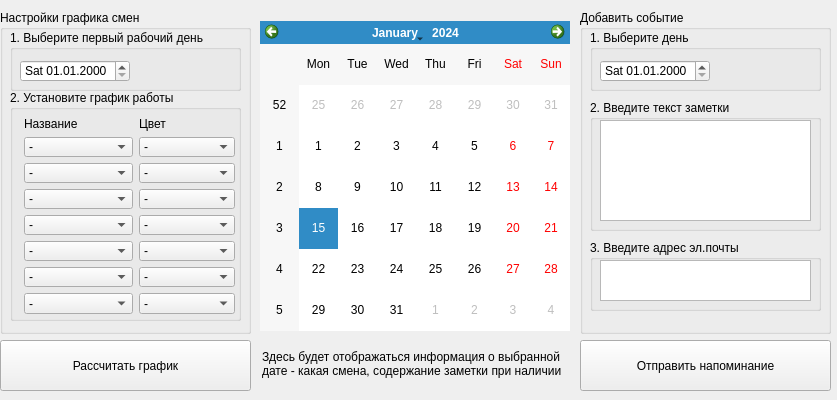
<?xml version="1.0" encoding="UTF-8"?>
<ui version="4.0">
 <class>Form</class>
 <widget class="QWidget" name="Form">
  <property name="geometry">
   <rect>
    <x>0</x>
    <y>0</y>
    <width>837</width>
    <height>400</height>
   </rect>
  </property>
  <property name="minimumSize">
   <size>
    <width>837</width>
    <height>400</height>
   </size>
  </property>
  <property name="maximumSize">
   <size>
    <width>1023</width>
    <height>400</height>
   </size>
  </property>
  <property name="windowTitle">
   <string>Form</string>
  </property>
  <property name="styleSheet">
   <string notr="true"/>
  </property>
  <widget class="QWidget" name="">
   <property name="geometry">
    <rect>
     <x>0</x>
     <y>10</y>
     <width>251</width>
     <height>381</height>
    </rect>
   </property>
   <layout class="QVBoxLayout" name="verticalLayout">
    <item>
     <widget class="QGroupBox" name="groupBox_3">
      <property name="minimumSize">
       <size>
        <width>230</width>
        <height>0</height>
       </size>
      </property>
      <property name="title">
       <string>Настройки графика смен</string>
      </property>
      <widget class="QGroupBox" name="groupBox">
       <property name="geometry">
        <rect>
         <x>10</x>
         <y>20</y>
         <width>231</width>
         <height>61</height>
        </rect>
       </property>
       <property name="minimumSize">
        <size>
         <width>231</width>
         <height>0</height>
        </size>
       </property>
       <property name="title">
        <string>1. Выберите первый рабочий день</string>
       </property>
       <widget class="QDateEdit" name="dateEdit">
        <property name="geometry">
         <rect>
          <x>10</x>
          <y>30</y>
          <width>110</width>
          <height>22</height>
         </rect>
        </property>
        <property name="displayFormat">
         <string>ddd dd.MM.yyyy</string>
        </property>
       </widget>
      </widget>
      <widget class="QGroupBox" name="groupBox_2">
       <property name="geometry">
        <rect>
         <x>10</x>
         <y>80</y>
         <width>231</width>
         <height>231</height>
        </rect>
       </property>
       <property name="minimumSize">
        <size>
         <width>231</width>
         <height>0</height>
        </size>
       </property>
       <property name="title">
        <string>2. Установите график работы</string>
       </property>
       <widget class="QWidget" name="">
        <property name="geometry">
         <rect>
          <x>14</x>
          <y>27</y>
          <width>211</width>
          <height>197</height>
         </rect>
        </property>
        <layout class="QGridLayout" name="gridLayout">
         <item row="0" column="0">
          <widget class="QLabel" name="label">
           <property name="text">
            <string>Название </string>
           </property>
          </widget>
         </item>
         <item row="0" column="1">
          <widget class="QLabel" name="label_4">
           <property name="text">
            <string>Цвет</string>
           </property>
          </widget>
         </item>
         <item row="1" column="0">
          <widget class="QComboBox" name="comboBox_24">
           <item>
            <property name="text">
             <string>-</string>
            </property>
           </item>
           <item>
            <property name="text">
             <string>Дневная смена</string>
            </property>
           </item>
           <item>
            <property name="text">
             <string>Ночная смена</string>
            </property>
           </item>
           <item>
            <property name="text">
             <string>Отсыпной</string>
            </property>
           </item>
           <item>
            <property name="text">
             <string>Выходной</string>
            </property>
           </item>
          </widget>
         </item>
         <item row="1" column="1">
          <widget class="QComboBox" name="comboBox_26">
           <property name="styleSheet">
            <string notr="true"/>
           </property>
           <property name="modelColumn">
            <number>0</number>
           </property>
           <item>
            <property name="text">
             <string>-</string>
            </property>
           </item>
           <item>
            <property name="text">
             <string>Красный</string>
            </property>
           </item>
           <item>
            <property name="text">
             <string>Оранжевый</string>
            </property>
           </item>
           <item>
            <property name="text">
             <string>Желтый</string>
            </property>
           </item>
           <item>
            <property name="text">
             <string>Зеленый</string>
            </property>
           </item>
           <item>
            <property name="text">
             <string>Синий</string>
            </property>
           </item>
          </widget>
         </item>
         <item row="2" column="0">
          <widget class="QComboBox" name="comboBox_23">
           <item>
            <property name="text">
             <string>-</string>
            </property>
           </item>
           <item>
            <property name="text">
             <string>Дневная смена</string>
            </property>
           </item>
           <item>
            <property name="text">
             <string>Ночная смена</string>
            </property>
           </item>
           <item>
            <property name="text">
             <string>Отсыпной</string>
            </property>
           </item>
           <item>
            <property name="text">
             <string>Выходной</string>
            </property>
           </item>
          </widget>
         </item>
         <item row="2" column="1">
          <widget class="QComboBox" name="comboBox_25">
           <property name="styleSheet">
            <string notr="true"/>
           </property>
           <property name="modelColumn">
            <number>0</number>
           </property>
           <item>
            <property name="text">
             <string>-</string>
            </property>
           </item>
           <item>
            <property name="text">
             <string>Красный</string>
            </property>
           </item>
           <item>
            <property name="text">
             <string>Оранжевый</string>
            </property>
           </item>
           <item>
            <property name="text">
             <string>Желтый</string>
            </property>
           </item>
           <item>
            <property name="text">
             <string>Зеленый</string>
            </property>
           </item>
           <item>
            <property name="text">
             <string>Синий</string>
            </property>
           </item>
          </widget>
         </item>
         <item row="3" column="0">
          <widget class="QComboBox" name="comboBox_11">
           <item>
            <property name="text">
             <string>-</string>
            </property>
           </item>
           <item>
            <property name="text">
             <string>Дневная смена</string>
            </property>
           </item>
           <item>
            <property name="text">
             <string>Ночная смена</string>
            </property>
           </item>
           <item>
            <property name="text">
             <string>Отсыпной</string>
            </property>
           </item>
           <item>
            <property name="text">
             <string>Выходной</string>
            </property>
           </item>
          </widget>
         </item>
         <item row="3" column="1">
          <widget class="QComboBox" name="comboBox_14">
           <property name="styleSheet">
            <string notr="true"/>
           </property>
           <property name="modelColumn">
            <number>0</number>
           </property>
           <item>
            <property name="text">
             <string>-</string>
            </property>
           </item>
           <item>
            <property name="text">
             <string>Красный</string>
            </property>
           </item>
           <item>
            <property name="text">
             <string>Оранжевый</string>
            </property>
           </item>
           <item>
            <property name="text">
             <string>Желтый</string>
            </property>
           </item>
           <item>
            <property name="text">
             <string>Зеленый</string>
            </property>
           </item>
           <item>
            <property name="text">
             <string>Синий</string>
            </property>
           </item>
          </widget>
         </item>
         <item row="4" column="0">
          <widget class="QComboBox" name="comboBox_12">
           <item>
            <property name="text">
             <string>-</string>
            </property>
           </item>
           <item>
            <property name="text">
             <string>Дневная смена</string>
            </property>
           </item>
           <item>
            <property name="text">
             <string>Ночная смена</string>
            </property>
           </item>
           <item>
            <property name="text">
             <string>Отсыпной</string>
            </property>
           </item>
           <item>
            <property name="text">
             <string>Выходной</string>
            </property>
           </item>
          </widget>
         </item>
         <item row="4" column="1">
          <widget class="QComboBox" name="comboBox_16">
           <property name="styleSheet">
            <string notr="true"/>
           </property>
           <property name="modelColumn">
            <number>0</number>
           </property>
           <item>
            <property name="text">
             <string>-</string>
            </property>
           </item>
           <item>
            <property name="text">
             <string>Красный</string>
            </property>
           </item>
           <item>
            <property name="text">
             <string>Оранжевый</string>
            </property>
           </item>
           <item>
            <property name="text">
             <string>Желтый</string>
            </property>
           </item>
           <item>
            <property name="text">
             <string>Зеленый</string>
            </property>
           </item>
           <item>
            <property name="text">
             <string>Синий</string>
            </property>
           </item>
          </widget>
         </item>
         <item row="5" column="0">
          <widget class="QComboBox" name="comboBox_13">
           <item>
            <property name="text">
             <string>-</string>
            </property>
           </item>
           <item>
            <property name="text">
             <string>Дневная смена</string>
            </property>
           </item>
           <item>
            <property name="text">
             <string>Ночная смена</string>
            </property>
           </item>
           <item>
            <property name="text">
             <string>Отсыпной</string>
            </property>
           </item>
           <item>
            <property name="text">
             <string>Выходной</string>
            </property>
           </item>
          </widget>
         </item>
         <item row="5" column="1">
          <widget class="QComboBox" name="comboBox_17">
           <property name="styleSheet">
            <string notr="true"/>
           </property>
           <property name="modelColumn">
            <number>0</number>
           </property>
           <item>
            <property name="text">
             <string>-</string>
            </property>
           </item>
           <item>
            <property name="text">
             <string>Красный</string>
            </property>
           </item>
           <item>
            <property name="text">
             <string>Оранжевый</string>
            </property>
           </item>
           <item>
            <property name="text">
             <string>Желтый</string>
            </property>
           </item>
           <item>
            <property name="text">
             <string>Зеленый</string>
            </property>
           </item>
           <item>
            <property name="text">
             <string>Синий</string>
            </property>
           </item>
          </widget>
         </item>
         <item row="6" column="0">
          <widget class="QComboBox" name="comboBox_15">
           <item>
            <property name="text">
             <string>-</string>
            </property>
           </item>
           <item>
            <property name="text">
             <string>Дневная смена</string>
            </property>
           </item>
           <item>
            <property name="text">
             <string>Ночная смена</string>
            </property>
           </item>
           <item>
            <property name="text">
             <string>Отсыпной</string>
            </property>
           </item>
           <item>
            <property name="text">
             <string>Выходной</string>
            </property>
           </item>
          </widget>
         </item>
         <item row="6" column="1">
          <widget class="QComboBox" name="comboBox_18">
           <property name="styleSheet">
            <string notr="true"/>
           </property>
           <property name="modelColumn">
            <number>0</number>
           </property>
           <item>
            <property name="text">
             <string>-</string>
            </property>
           </item>
           <item>
            <property name="text">
             <string>Красный</string>
            </property>
           </item>
           <item>
            <property name="text">
             <string>Оранжевый</string>
            </property>
           </item>
           <item>
            <property name="text">
             <string>Желтый</string>
            </property>
           </item>
           <item>
            <property name="text">
             <string>Зеленый</string>
            </property>
           </item>
           <item>
            <property name="text">
             <string>Синий</string>
            </property>
           </item>
          </widget>
         </item>
         <item row="7" column="0">
          <widget class="QComboBox" name="comboBox_21">
           <item>
            <property name="text">
             <string>-</string>
            </property>
           </item>
           <item>
            <property name="text">
             <string>Дневная смена</string>
            </property>
           </item>
           <item>
            <property name="text">
             <string>Ночная смена</string>
            </property>
           </item>
           <item>
            <property name="text">
             <string>Отсыпной</string>
            </property>
           </item>
           <item>
            <property name="text">
             <string>Выходной</string>
            </property>
           </item>
          </widget>
         </item>
         <item row="7" column="1">
          <widget class="QComboBox" name="comboBox_19">
           <property name="styleSheet">
            <string notr="true"/>
           </property>
           <property name="modelColumn">
            <number>0</number>
           </property>
           <item>
            <property name="text">
             <string>-</string>
            </property>
           </item>
           <item>
            <property name="text">
             <string>Красный</string>
            </property>
           </item>
           <item>
            <property name="text">
             <string>Оранжевый</string>
            </property>
           </item>
           <item>
            <property name="text">
             <string>Желтый</string>
            </property>
           </item>
           <item>
            <property name="text">
             <string>Зеленый</string>
            </property>
           </item>
           <item>
            <property name="text">
             <string>Синий</string>
            </property>
           </item>
          </widget>
         </item>
        </layout>
       </widget>
      </widget>
     </widget>
    </item>
    <item>
     <widget class="QPushButton" name="pushButton">
      <property name="minimumSize">
       <size>
        <width>181</width>
        <height>51</height>
       </size>
      </property>
      <property name="styleSheet">
       <string notr="true"/>
      </property>
      <property name="text">
       <string>Рассчитать график</string>
      </property>
     </widget>
    </item>
   </layout>
  </widget>
  <widget class="QWidget" name="">
   <property name="geometry">
    <rect>
     <x>580</x>
     <y>10</y>
     <width>251</width>
     <height>381</height>
    </rect>
   </property>
   <layout class="QVBoxLayout" name="verticalLayout_2">
    <item>
     <widget class="QGroupBox" name="groupBox_4">
      <property name="minimumSize">
       <size>
        <width>231</width>
        <height>0</height>
       </size>
      </property>
      <property name="title">
       <string>Добавить событие</string>
      </property>
      <widget class="QGroupBox" name="groupBox_5">
       <property name="geometry">
        <rect>
         <x>10</x>
         <y>20</y>
         <width>231</width>
         <height>61</height>
        </rect>
       </property>
       <property name="minimumSize">
        <size>
         <width>231</width>
         <height>0</height>
        </size>
       </property>
       <property name="title">
        <string>1. Выберите день</string>
       </property>
       <widget class="QDateEdit" name="dateEdit_2">
        <property name="geometry">
         <rect>
          <x>10</x>
          <y>30</y>
          <width>110</width>
          <height>22</height>
         </rect>
        </property>
        <property name="displayFormat">
         <string>ddd dd.MM.yyyy</string>
        </property>
       </widget>
      </widget>
      <widget class="QGroupBox" name="groupBox_6">
       <property name="geometry">
        <rect>
         <x>10</x>
         <y>90</y>
         <width>231</width>
         <height>131</height>
        </rect>
       </property>
       <property name="minimumSize">
        <size>
         <width>231</width>
         <height>0</height>
        </size>
       </property>
       <property name="title">
        <string>2. Введите текст заметки</string>
       </property>
       <widget class="QTextEdit" name="textEdit">
        <property name="geometry">
         <rect>
          <x>10</x>
          <y>20</y>
          <width>211</width>
          <height>101</height>
         </rect>
        </property>
       </widget>
      </widget>
      <widget class="QGroupBox" name="groupBox_7">
       <property name="geometry">
        <rect>
         <x>10</x>
         <y>230</y>
         <width>231</width>
         <height>71</height>
        </rect>
       </property>
       <property name="minimumSize">
        <size>
         <width>231</width>
         <height>0</height>
        </size>
       </property>
       <property name="title">
        <string>3. Введите адрес эл.почты</string>
       </property>
       <widget class="QTextEdit" name="textEdit_2">
        <property name="geometry">
         <rect>
          <x>10</x>
          <y>20</y>
          <width>211</width>
          <height>41</height>
         </rect>
        </property>
       </widget>
      </widget>
     </widget>
    </item>
    <item>
     <widget class="QPushButton" name="pushButton_3">
      <property name="minimumSize">
       <size>
        <width>151</width>
        <height>51</height>
       </size>
      </property>
      <property name="styleSheet">
       <string notr="true"/>
      </property>
      <property name="text">
       <string>Отправить напоминание</string>
      </property>
     </widget>
    </item>
   </layout>
  </widget>
  <widget class="QWidget" name="">
   <property name="geometry">
    <rect>
     <x>260</x>
     <y>20</y>
     <width>311</width>
     <height>371</height>
    </rect>
   </property>
   <layout class="QVBoxLayout" name="verticalLayout_3">
    <item>
     <widget class="QCalendarWidget" name="calendarWidget">
      <property name="minimumSize">
       <size>
        <width>300</width>
        <height>300</height>
       </size>
      </property>
      <property name="maximumSize">
       <size>
        <width>310</width>
        <height>310</height>
       </size>
      </property>
      <property name="styleSheet">
       <string notr="true"/>
      </property>
     </widget>
    </item>
    <item>
     <widget class="QLabel" name="label_5">
      <property name="minimumSize">
       <size>
        <width>0</width>
        <height>51</height>
       </size>
      </property>
      <property name="maximumSize">
       <size>
        <width>16777215</width>
        <height>51</height>
       </size>
      </property>
      <property name="layoutDirection">
       <enum>Qt::LeftToRight</enum>
      </property>
      <property name="autoFillBackground">
       <bool>false</bool>
      </property>
      <property name="styleSheet">
       <string notr="true"/>
      </property>
      <property name="text">
       <string>Здесь будет отображаться информация о выбранной дате - какая смена, содержание заметки при наличии </string>
      </property>
      <property name="scaledContents">
       <bool>false</bool>
      </property>
      <property name="wordWrap">
       <bool>true</bool>
      </property>
      <property name="indent">
       <number>2</number>
      </property>
     </widget>
    </item>
   </layout>
  </widget>
 </widget>
 <resources/>
 <connections/>
</ui>
